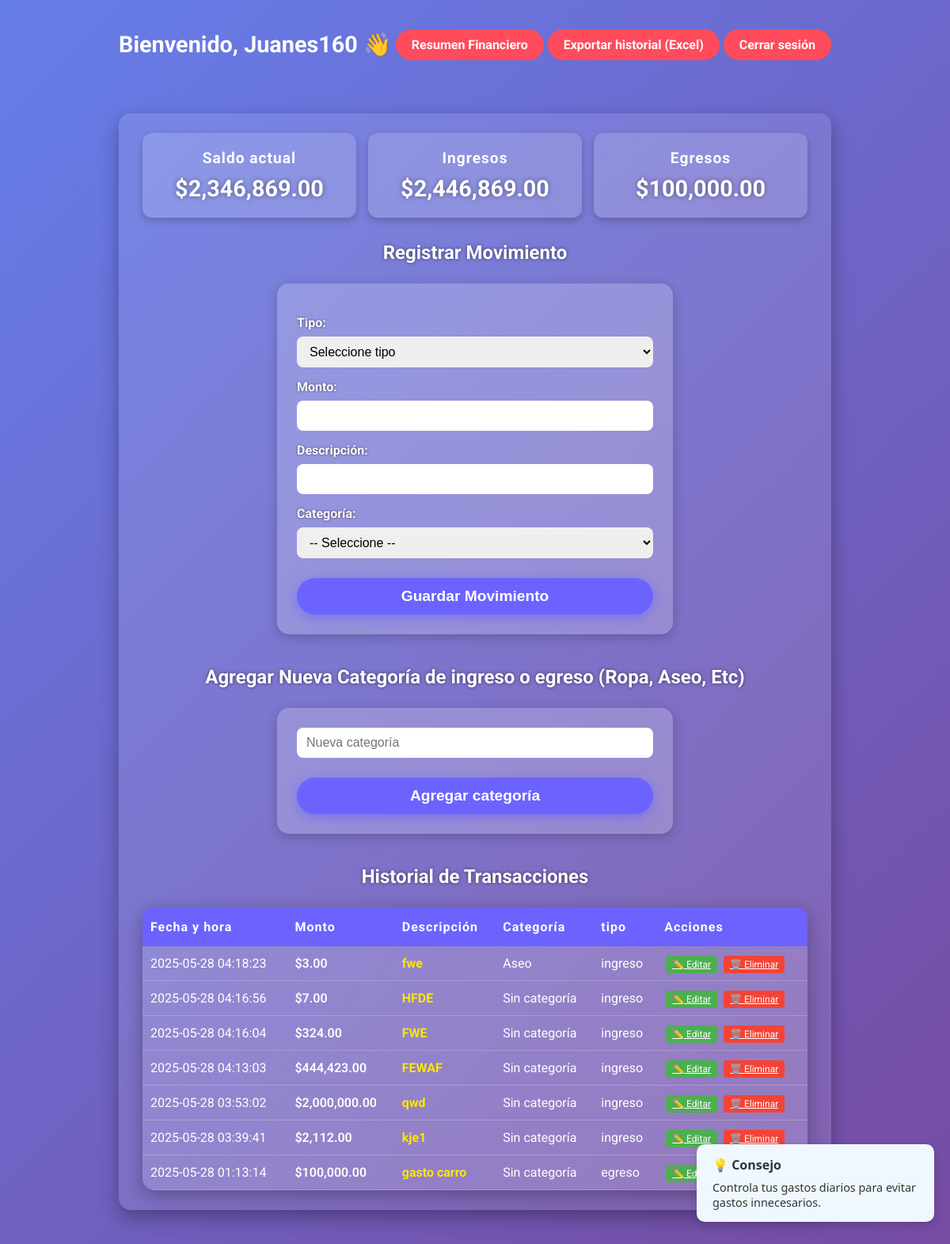
The app's page /bienvenida.php (signed in) with its own data.
### tables this page shows
CREATE TABLE `transacciones` (
  `id` int(11) NOT NULL,
  `id_usuario` int(11) NOT NULL,
  `tipo` enum('ingreso','egreso') NOT NULL,
  `monto` decimal(10,2) NOT NULL,
  `descripcion` varchar(255) DEFAULT NULL,
  `fecha` timestamp NOT NULL DEFAULT current_timestamp(),
  `categoria_id` int(11) DEFAULT NULL
);

CREATE TABLE `categorias` (
  `id` int(11) NOT NULL,
  `nombre` varchar(50) NOT NULL
);

### bienvenida.php (the view, shortened to what this page needs)
<?php
include 'conexion.php';
$usuario = $_SESSION['usuario'];
$stmt_user = $conexion->prepare("SELECT id FROM usuarios WHERE usuario = ?");
$stmt_user->bind_param("s", $usuario);
$stmt_user->execute();
$res_user = $stmt_user->get_result();
$row_user = $res_user->fetch_assoc();
$id_usuario = $row_user['id'] ?? null;
$sql_ingresos = "SELECT SUM(monto) AS total FROM transacciones WHERE id_usuario = ? AND tipo = 'ingreso'";
$stmt_ingresos = $conexion->prepare($sql_ingresos);
$stmt_ingresos->bind_param("i", $id_usuario);
$stmt_ingresos->execute();
$res_ingresos = $stmt_ingresos->get_result()->fetch_assoc();
$sql_egresos = "SELECT SUM(monto) AS total FROM transacciones WHERE id_usuario = ? AND tipo = 'egreso'";
$stmt_egresos = $conexion->prepare($sql_egresos);
$stmt_egresos->bind_param("i", $id_usuario);
$stmt_egresos->execute();
$res_egresos = $stmt_egresos->get_result()->fetch_assoc();
$ingresos = $res_ingresos['total'] ?? 0;
$egresos = $res_egresos['total'] ?? 0;
$saldo = $ingresos - $egresos;
$sql_transacciones = "
    SELECT t.id, t.fecha, t.tipo, t.monto, t.descripcion, c.nombre AS categoria_nombre
    FROM transacciones t
    LEFT JOIN categorias c ON t.categoria_id = c.id
    WHERE t.id_usuario = ?
    ORDER BY t.fecha DESC
";
$stmt_transacciones = $conexion->prepare($sql_transacciones);
$stmt_transacciones->bind_param("i", $id_usuario);
$stmt_transacciones->execute();
$res_transacciones = $stmt_transacciones->get_result();
$transacciones = [];
if ($res_transacciones && $res_transacciones->num_rows > 0) {
    while ($fila = $res_transacciones->fetch_assoc()) {
        $transacciones[] = $fila;
    }
}
?>
<!DOCTYPE html>
<html lang="es">
<head>
</head>
<body>
<header>
    <h1>Bienvenido, <?php echo htmlspecialchars($usuario); ?> 👋</h1>
    <a class="logout-btn" href="dashboard.php">Resumen Financiero</a>
    <a class="logout-btn" href="exportar_csv.php">Exportar historial (Excel)</a>
    <a class="logout-btn" href="logout.php">Cerrar sesión</a>
</header>
<div class="container">
    <div class="balances">
        <div class="balance-box" title="Saldo total actual">
            <strong>Saldo actual</strong>
            <div class="amount">$<?php echo number_format($saldo, 2); ?></div>
        </div>
        <div class="balance-box" title="Total de ingresos">
            <strong>Ingresos</strong>
            <div class="amount">$<?php echo number_format($ingresos, 2); ?></div>
        </div>
        <div class="balance-box" title="Total de egresos">
            <strong>Egresos</strong>
            <div class="amount">$<?php echo number_format($egresos, 2); ?></div>
        </div>
    </div>
    <h2>Registrar Movimiento</h2>
<form id="movimientoForm" method="POST" novalidate>
    <label for="tipo">Tipo:</label>
    <select name="tipo" id="tipo" required>
        <option value="" disabled selected>Seleccione tipo</option>
    </select>
    <label for="monto">Monto:</label>
    <input type="number" name="monto" id="monto" step="0.01" required />
    <label for="descripcion">Descripción:</label>
    <input type="text" name="descripcion" id="descripcion" maxlength="255" required />
    <label for="categoria">Categoría:</label>
    <select id="categoria" name="categoria_id" required>
        <option value="">-- Seleccione --</option>
    </select>
    <input type="submit" value="Guardar Movimiento" />
</form>
<div style="margin-top: 30px;">
    <h2>Agregar Nueva Categoría de ingreso o egreso (Ropa, Aseo, Etc)</h2>
    <form method="POST" action="agregar_categoria.php">
        <input type="text" name="nombre_categoria" placeholder="Nueva categoría" required>
        <input class="logout-btn" type="submit" value="Agregar categoría">
    </form>
</div>
<h2>Historial de Transacciones</h2>
<table>
  <thead>
    <tr>
      <th>Fecha y hora</th>
      <th>Monto</th>
      <th>Descripción</th>
      <th>Categoría</th>
      <th>tipo</th>
      <th>Acciones</th>
    </tr>
  </thead>
  <tbody>
    <?php foreach ($transacciones as $transaccion): ?>
        <tr>
            <td><?= htmlspecialchars($transaccion['fecha']) ?></td>
            <td>$<?= number_format($transaccion['monto'], 2) ?></td>
            <td><?= htmlspecialchars($transaccion['descripcion']) ?></td>
            <td><?= htmlspecialchars($transaccion['categoria_nombre'] ?? 'Sin categoría') ?></td>
            <td><?= htmlspecialchars($transaccion['tipo']) ?></td>
            <td>
            <a href="editar.php?id=<?= urlencode($transaccion['id']) ?>" class="btn btn-edit">✏️ Editar</a>
            <a href="eliminar.php?id=<?= urlencode($transaccion['id']) ?>" class="btn btn-delete" onclick="return confirm('¿Seguro que quieres eliminar esta transacción?');">🗑️ Eliminar</a>
            </td>
        </tr>
    <?php endforeach; ?>
</tbody>
</table>
</div>
</body>
</html>

### bienvenida.php (style rules this page uses)
* { box-sizing: border-box; }
body { font-family: 'Roboto', sans-serif; background: linear-gradient(135deg, #667eea, #764ba2); margin: 0; padding: 0 15px 50px; color: #fff; }
header { display: flex; justify-content: space-between; align-items: center; padding: 20px 0; max-width: 900px; margin: 0 auto 30px; }
header h1 { font-weight: 700; font-size: 1.8rem; }
a.logout-btn { background: #ff4b5c; padding: 10px 20px; color: white; text-decoration: none; border-radius: 25px; font-weight: 700; transition: background-color 0.3s ease; }
.container { max-width: 900px; margin: 0 auto; background: rgba(255, 255, 255, 0.1); padding: 25px 30px; border-radius: 15px; box-shadow: 0 10px 25px rgba(0,0,0,0.3); }
.balances { display: flex; justify-content: space-around; margin-bottom: 30px; gap: 15px; flex-wrap: wrap; }
.balance-box { flex: 1 1 200px; background: rgba(255,255,255,0.15); border-radius: 12px; padding: 20px; text-align: center; box-shadow: 0 4px 10px rgba(0,0,0,0.2); transition: transform 0.3s ease; cursor: default; }
.balance-box strong { display: block; font-size: 1.2rem; margin-bottom: 10px; letter-spacing: 1px; }
.balance-box .amount { font-size: 1.8rem; font-weight: 700; color: #fff; text-shadow: 0 0 6px rgba(0,0,0,0.4); }
form { background: rgba(255,255,255,0.2); padding: 25px; border-radius: 15px; box-shadow: 0 4px 15px rgba(0,0,0,0.2); max-width: 500px; margin: 0 auto 40px; animation: fadeIn 0.8s ease forwards; }
form label { display: block; font-weight: 700; margin-bottom: 8px; margin-top: 15px; color: #fff; text-shadow: 0 0 3px rgba(0,0,0,0.6); }
form select, form input[type="number"], form input[type="text"] { width: 100%; padding: 10px 12px; border-radius: 8px; border: none; outline: none; font-size: 1rem; transition: box-shadow 0.3s ease; }
form input[type="submit"] { margin-top: 25px; background: #6c63ff; border: none; padding: 12px 0; width: 100%; font-size: 1.2rem; font-weight: 700; color: white; border-radius: 30px; cursor: pointer; box-shadow: 0 4px 15px rgba(108, 99, 255, 0.7); transition: background-color 0.3s ease, box-shadow 0.3s ease; }
h2 { text-align: center; margin-bottom: 25px; font-weight: 700; text-shadow: 0 0 4px rgba(0,0,0,0.5); }
table { width: 100%; border-collapse: collapse; background: rgba(255, 255, 255, 0.15); border-radius: 15px; overflow: hidden; box-shadow: 0 6px 25px rgba(0,0,0,0.3); }
thead { background: #6c63ff; }
thead th { color: #fff; padding: 15px 10px; font-weight: 700; text-align: left; letter-spacing: 1px; }
tbody tr { border-bottom: 1px solid rgba(255,255,255,0.2); transition: background-color 0.3s ease; }
tbody td { padding: 12px 10px; color: #fff; vertical-align: middle; }
tbody td:nth-child(2) { text-transform: capitalize; font-weight: 600; }
tbody td:nth-child(3) { font-weight: 700; color: #ffe600; }
.btn { font-size: 12px; padding: 4px 8px; border: none; border-radius: 4px; cursor: pointer; margin: 2px; transition: background-color 0.3s ease; }
.btn-edit { background-color: #4CAF50; color: white; }
.btn-delete { background-color: #f44336; color: white; }

### records on screen
transacciones: fecha "2025-05-28 04:18:23", monto "3.00", descripcion "fwe", categoria.nombre "Aseo", tipo "ingreso"
transacciones: fecha "2025-05-28 04:16:56", monto "7.00", descripcion "HFDE", categoria_nombre "Sin categoría", tipo "ingreso"
transacciones: fecha "2025-05-28 04:16:04", monto "324.00", descripcion "FWE", categoria_nombre "Sin categoría", tipo "ingreso"
transacciones: fecha "2025-05-28 04:13:03", monto "444,423.00", descripcion "FEWAF", categoria_nombre "Sin categoría", tipo "ingreso"
transacciones: fecha "2025-05-28 03:53:02", monto "2,000,000.00", descripcion "qwd", categoria_nombre "Sin categoría", tipo "ingreso"
transacciones: fecha "2025-05-28 03:39:41", monto "2,112.00", descripcion "kje1", categoria_nombre "Sin categoría", tipo "ingreso"
transacciones: fecha "2025-05-28 01:13:14", monto "100,000.00", descripcion "gasto carro", categoria_nombre "Sin categoría", tipo "egreso"

### other values on screen
$usuario "Juanes160"
$saldo "2,346,869.00"
$ingresos "2,446,869.00"
$egresos "100,000.00"
